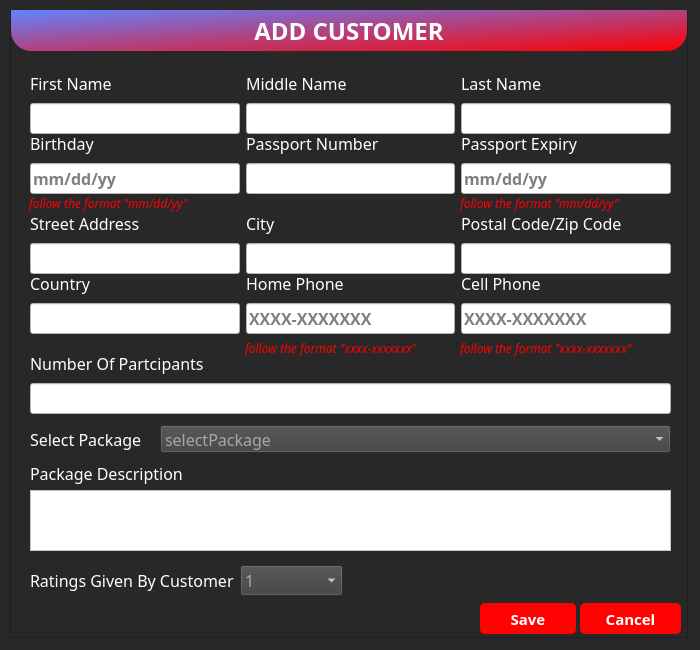
<?xml version="1.0" encoding="UTF-8"?>
<ui version="4.0">
 <class>addUsers</class>
 <widget class="QDialog" name="addUsers">
  <property name="geometry">
   <rect>
    <x>0</x>
    <y>0</y>
    <width>700</width>
    <height>650</height>
   </rect>
  </property>
  <property name="windowTitle">
   <string>Dialog</string>
  </property>
  <property name="styleSheet">
   <string notr="true">*{font-family:century gothic;
color:white;
}
QLabel{
font-size:16px;
}
#head{
border-bottom-left-radius: 20px;
border-bottom-right-radius: 20px;
background: qlineargradient(spread:pad, x0:1, y1:0, x2:1, y2:1,stop:0 #6284FF, stop:1 #FF0000);
font-size:24px;
font-weight:bold;
}
QLineEdit{
font-size:16px;
font-weight:bold;
color:black;
background:white;
}
#birthdayValidate, #pExpiryValidate, #cellValidate, #homeValidate{
font-size:12px;
color:red;
background:transparent;
}
#addUsers,#frame{
background:#282828;
}
#packageDescriptionShow{
color:black;
font-size:15px;
background-color:white;
}
QComboBox{
font-size:16px;
background:#3e3f40;
}

QComboBox QAbstractItemView {
font-size:16px;
background-color:#3e3f40;
color:white;
}
QPushButton {
font-size:15px;
font-weight:bold;
border:none;
border-radius:5px;
background: #ff0303;
}

QPushButton:hover {
background:#49ebff;
color:black;
}</string>
  </property>
  <widget class="QFrame" name="frame">
   <property name="geometry">
    <rect>
     <x>10</x>
     <y>10</y>
     <width>678</width>
     <height>628</height>
    </rect>
   </property>
   <property name="font">
    <font>
     <family>century gothic</family>
     <pointsize>12</pointsize>
    </font>
   </property>
   <property name="frameShape">
    <enum>QFrame::StyledPanel</enum>
   </property>
   <property name="frameShadow">
    <enum>QFrame::Raised</enum>
   </property>
   <widget class="QLabel" name="head">
    <property name="geometry">
     <rect>
      <x>1</x>
      <y>0</y>
      <width>676</width>
      <height>41</height>
     </rect>
    </property>
    <property name="text">
     <string>ADD CUSTOMER</string>
    </property>
    <property name="alignment">
     <set>Qt::AlignCenter</set>
    </property>
   </widget>
   <widget class="QWidget" name="gridLayoutWidget">
    <property name="geometry">
     <rect>
      <x>20</x>
      <y>60</y>
      <width>641</width>
      <height>64</height>
     </rect>
    </property>
    <layout class="QGridLayout" name="gridLayout">
     <item row="0" column="2">
      <widget class="QLabel" name="lastNameLabel">
       <property name="text">
        <string>Last Name</string>
       </property>
      </widget>
     </item>
     <item row="1" column="1">
      <widget class="QLineEdit" name="middleNameEdit"/>
     </item>
     <item row="1" column="2">
      <widget class="QLineEdit" name="lastNameEdit"/>
     </item>
     <item row="0" column="0">
      <widget class="QLabel" name="firstNameLabel">
       <property name="text">
        <string>First Name</string>
       </property>
      </widget>
     </item>
     <item row="1" column="0">
      <widget class="QLineEdit" name="firstNameEdit"/>
     </item>
     <item row="0" column="1">
      <widget class="QLabel" name="middleNameLabel">
       <property name="text">
        <string>Middle Name</string>
       </property>
      </widget>
     </item>
    </layout>
   </widget>
   <widget class="QWidget" name="gridLayoutWidget_2">
    <property name="geometry">
     <rect>
      <x>20</x>
      <y>120</y>
      <width>641</width>
      <height>64</height>
     </rect>
    </property>
    <layout class="QGridLayout" name="gridLayout_2">
     <item row="0" column="2">
      <widget class="QLabel" name="passportExpLabel">
       <property name="text">
        <string>Passport Expiry</string>
       </property>
      </widget>
     </item>
     <item row="1" column="1">
      <widget class="QLineEdit" name="passportEdit"/>
     </item>
     <item row="1" column="2">
      <widget class="QLineEdit" name="passportExpEdit">
       <property name="placeholderText">
        <string>mm/dd/yy</string>
       </property>
      </widget>
     </item>
     <item row="0" column="0">
      <widget class="QLabel" name="birthdayLabel">
       <property name="text">
        <string>Birthday </string>
       </property>
      </widget>
     </item>
     <item row="1" column="0">
      <widget class="QLineEdit" name="birthdayEdit">
       <property name="placeholderText">
        <string>mm/dd/yy</string>
       </property>
      </widget>
     </item>
     <item row="0" column="1">
      <widget class="QLabel" name="passportLabel">
       <property name="text">
        <string>Passport Number</string>
       </property>
      </widget>
     </item>
    </layout>
   </widget>
   <widget class="QWidget" name="gridLayoutWidget_3">
    <property name="geometry">
     <rect>
      <x>20</x>
      <y>200</y>
      <width>641</width>
      <height>64</height>
     </rect>
    </property>
    <layout class="QGridLayout" name="gridLayout_3">
     <item row="0" column="2">
      <widget class="QLabel" name="postalLabel">
       <property name="text">
        <string>Postal Code/Zip Code</string>
       </property>
      </widget>
     </item>
     <item row="1" column="1">
      <widget class="QLineEdit" name="cityEdit"/>
     </item>
     <item row="1" column="2">
      <widget class="QLineEdit" name="postalEdit"/>
     </item>
     <item row="0" column="0">
      <widget class="QLabel" name="addressLabel">
       <property name="text">
        <string>Street Address</string>
       </property>
      </widget>
     </item>
     <item row="1" column="0">
      <widget class="QLineEdit" name="addressEdit"/>
     </item>
     <item row="0" column="1">
      <widget class="QLabel" name="cityLabel">
       <property name="text">
        <string>City</string>
       </property>
      </widget>
     </item>
    </layout>
   </widget>
   <widget class="QWidget" name="gridLayoutWidget_4">
    <property name="geometry">
     <rect>
      <x>20</x>
      <y>260</y>
      <width>641</width>
      <height>64</height>
     </rect>
    </property>
    <layout class="QGridLayout" name="gridLayout_4">
     <item row="0" column="2">
      <widget class="QLabel" name="cellPhoneLabel">
       <property name="text">
        <string>Cell Phone</string>
       </property>
      </widget>
     </item>
     <item row="1" column="1">
      <widget class="QLineEdit" name="homePhoneEdit">
       <property name="inputMask">
        <string/>
       </property>
       <property name="placeholderText">
        <string>XXXX-XXXXXXX</string>
       </property>
      </widget>
     </item>
     <item row="1" column="2">
      <widget class="QLineEdit" name="cellPhoneEdit">
       <property name="placeholderText">
        <string>XXXX-XXXXXXX</string>
       </property>
      </widget>
     </item>
     <item row="0" column="0">
      <widget class="QLabel" name="countryLabel">
       <property name="text">
        <string>Country</string>
       </property>
      </widget>
     </item>
     <item row="1" column="0">
      <widget class="QLineEdit" name="countryEdit"/>
     </item>
     <item row="0" column="1">
      <widget class="QLabel" name="homePhoneLabel">
       <property name="text">
        <string>Home Phone</string>
       </property>
      </widget>
     </item>
    </layout>
   </widget>
   <widget class="QLabel" name="packageDescriptionLabel">
    <property name="geometry">
     <rect>
      <x>20</x>
      <y>448</y>
      <width>637</width>
      <height>31</height>
     </rect>
    </property>
    <property name="text">
     <string>Package Description</string>
    </property>
   </widget>
   <widget class="QWidget" name="gridLayoutWidget_11">
    <property name="geometry">
     <rect>
      <x>20</x>
      <y>340</y>
      <width>641</width>
      <height>64</height>
     </rect>
    </property>
    <layout class="QGridLayout" name="gridLayout_11">
     <item row="1" column="0">
      <widget class="QLineEdit" name="numOfTravEdit"/>
     </item>
     <item row="0" column="0">
      <widget class="QLabel" name="numOftravLabel">
       <property name="toolTip">
        <string/>
       </property>
       <property name="toolTipDuration">
        <number>-1</number>
       </property>
       <property name="text">
        <string>Number Of Partcipants</string>
       </property>
      </widget>
     </item>
    </layout>
   </widget>
   <widget class="QWidget" name="horizontalLayoutWidget">
    <property name="geometry">
     <rect>
      <x>20</x>
      <y>550</y>
      <width>313</width>
      <height>41</height>
     </rect>
    </property>
    <layout class="QHBoxLayout" name="horizontalLayout_3">
     <item>
      <widget class="QLabel" name="ratingsLabel">
       <property name="text">
        <string>Ratings Given By Customer</string>
       </property>
      </widget>
     </item>
     <item>
      <widget class="QComboBox" name="ratingsSelect">
       <property name="maxCount">
        <number>5</number>
       </property>
       <property name="placeholderText">
        <string>1</string>
       </property>
       <item>
        <property name="text">
         <string>1</string>
        </property>
       </item>
       <item>
        <property name="text">
         <string>2</string>
        </property>
       </item>
       <item>
        <property name="text">
         <string>3</string>
        </property>
       </item>
       <item>
        <property name="text">
         <string>4</string>
        </property>
       </item>
       <item>
        <property name="text">
         <string>5</string>
        </property>
       </item>
      </widget>
     </item>
    </layout>
   </widget>
   <widget class="QListWidget" name="packageDescriptionShow">
    <property name="geometry">
     <rect>
      <x>20</x>
      <y>480</y>
      <width>641</width>
      <height>61</height>
     </rect>
    </property>
    <property name="font">
     <font>
      <family>century gothic</family>
      <pointsize>-1</pointsize>
      <bold>true</bold>
     </font>
    </property>
    <property name="lineWidth">
     <number>1</number>
    </property>
    <property name="midLineWidth">
     <number>0</number>
    </property>
   </widget>
   <widget class="QPushButton" name="saveButton">
    <property name="geometry">
     <rect>
      <x>470</x>
      <y>593</y>
      <width>96</width>
      <height>31</height>
     </rect>
    </property>
    <property name="text">
     <string>Save</string>
    </property>
   </widget>
   <widget class="QPushButton" name="cancelButton">
    <property name="geometry">
     <rect>
      <x>570</x>
      <y>593</y>
      <width>101</width>
      <height>31</height>
     </rect>
    </property>
    <property name="text">
     <string>Cancel</string>
    </property>
   </widget>
   <widget class="QComboBox" name="packageSelect">
    <property name="geometry">
     <rect>
      <x>150</x>
      <y>415</y>
      <width>511</width>
      <height>28</height>
     </rect>
    </property>
    <property name="placeholderText">
     <string>selectPackage</string>
    </property>
   </widget>
   <widget class="QLabel" name="packageLabel">
    <property name="geometry">
     <rect>
      <x>20</x>
      <y>415</y>
      <width>121</width>
      <height>29</height>
     </rect>
    </property>
    <property name="text">
     <string>Select Package</string>
    </property>
   </widget>
  </widget>
  <widget class="QLabel" name="pExpiryValidate">
   <property name="geometry">
    <rect>
     <x>460</x>
     <y>195</y>
     <width>211</width>
     <height>16</height>
    </rect>
   </property>
   <property name="font">
    <font>
     <family>century gothic</family>
     <pointsize>-1</pointsize>
     <italic>true</italic>
     <bold>false</bold>
     <underline>false</underline>
     <strikeout>false</strikeout>
     <kerning>true</kerning>
    </font>
   </property>
   <property name="text">
    <string>follow the format &quot;mm/dd/yy&quot;</string>
   </property>
  </widget>
  <widget class="QLabel" name="homeValidate">
   <property name="geometry">
    <rect>
     <x>245</x>
     <y>340</y>
     <width>211</width>
     <height>16</height>
    </rect>
   </property>
   <property name="font">
    <font>
     <family>century gothic</family>
     <pointsize>-1</pointsize>
     <italic>true</italic>
     <bold>false</bold>
     <underline>false</underline>
     <strikeout>false</strikeout>
     <kerning>true</kerning>
    </font>
   </property>
   <property name="text">
    <string>follow the format &quot;xxxx-xxxxxxx&quot;</string>
   </property>
  </widget>
  <widget class="QLabel" name="birthdayValidate">
   <property name="geometry">
    <rect>
     <x>29</x>
     <y>195</y>
     <width>211</width>
     <height>16</height>
    </rect>
   </property>
   <property name="font">
    <font>
     <family>century gothic</family>
     <pointsize>-1</pointsize>
     <italic>true</italic>
     <bold>false</bold>
     <underline>false</underline>
     <strikeout>false</strikeout>
     <kerning>true</kerning>
    </font>
   </property>
   <property name="text">
    <string>follow the format &quot;mm/dd/yy&quot;</string>
   </property>
  </widget>
  <widget class="QLabel" name="cellValidate">
   <property name="geometry">
    <rect>
     <x>460</x>
     <y>340</y>
     <width>211</width>
     <height>16</height>
    </rect>
   </property>
   <property name="font">
    <font>
     <family>century gothic</family>
     <pointsize>-1</pointsize>
     <italic>true</italic>
     <bold>false</bold>
     <underline>false</underline>
     <strikeout>false</strikeout>
     <kerning>true</kerning>
    </font>
   </property>
   <property name="text">
    <string>follow the format &quot;xxxx-xxxxxxx&quot;</string>
   </property>
  </widget>
 </widget>
 <resources/>
 <connections/>
</ui>
